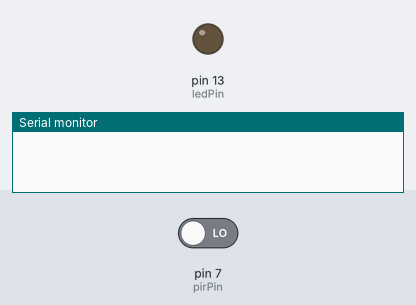
The sketch below on a simulated Arduino Uno, built with avr-gcc and run on an emulated ATmega328P. On the bench: output pins drawn as LEDs (lit = HIGH), the last lines printed to the serial monitor. The test bench sets the inputs (shaded band); at power-on: pin 7 (pirPin) LOW.

Above: at 1.2 s.
1.3 s: pin 7 (pirPin) driven HIGH
At 1.9 s:
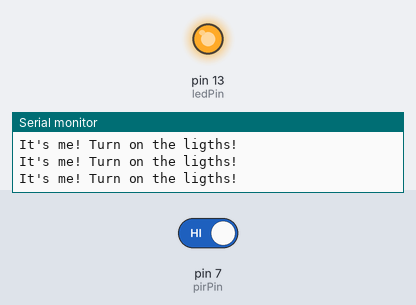
2.8 s: pin 7 (pirPin) driven LOW
At 3.9 s:
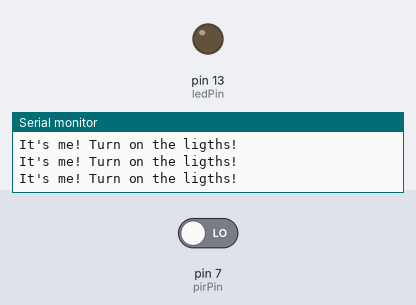
Timing chart, 0 to 5.8 s (numbered marks = the images above; inputs shaded):
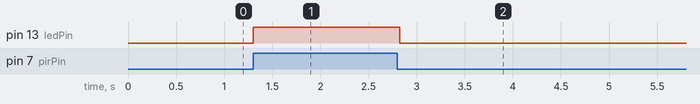

The sketch:

Lab2Ex5.ino
```cpp
int ledPin = 13; // variable for LED pin
int pirPin = 7; // variable for PIR pin
int pirStat = 0; // variable for PIR status

void setup() {
	pinMode(ledPin, OUTPUT);
	pinMode(pirPin, INPUT);
	Serial.begin(9600); // set the 9600 bits per second for serial data transmission
}

void loop(){
  	// read the current status of PIR
 	pirStat = digitalRead(pirPin);
  	// if motion is detected
	if (pirStat == HIGH) {
 		digitalWrite(ledPin, HIGH); // turn the LED on and print the message to the serial monitor
 		Serial.println("It's me! Turn on the ligths!");
 	} else { // if no motion is detected
 		digitalWrite(ledPin, LOW); // turn LED OFF if we have no motion
 	}
}
```

Measured:
- after the input at 1.3 s, pin 13 (ledPin): LOW → HIGH at once
- after the input at 2.8 s, pin 13 (ledPin): HIGH → LOW at once
